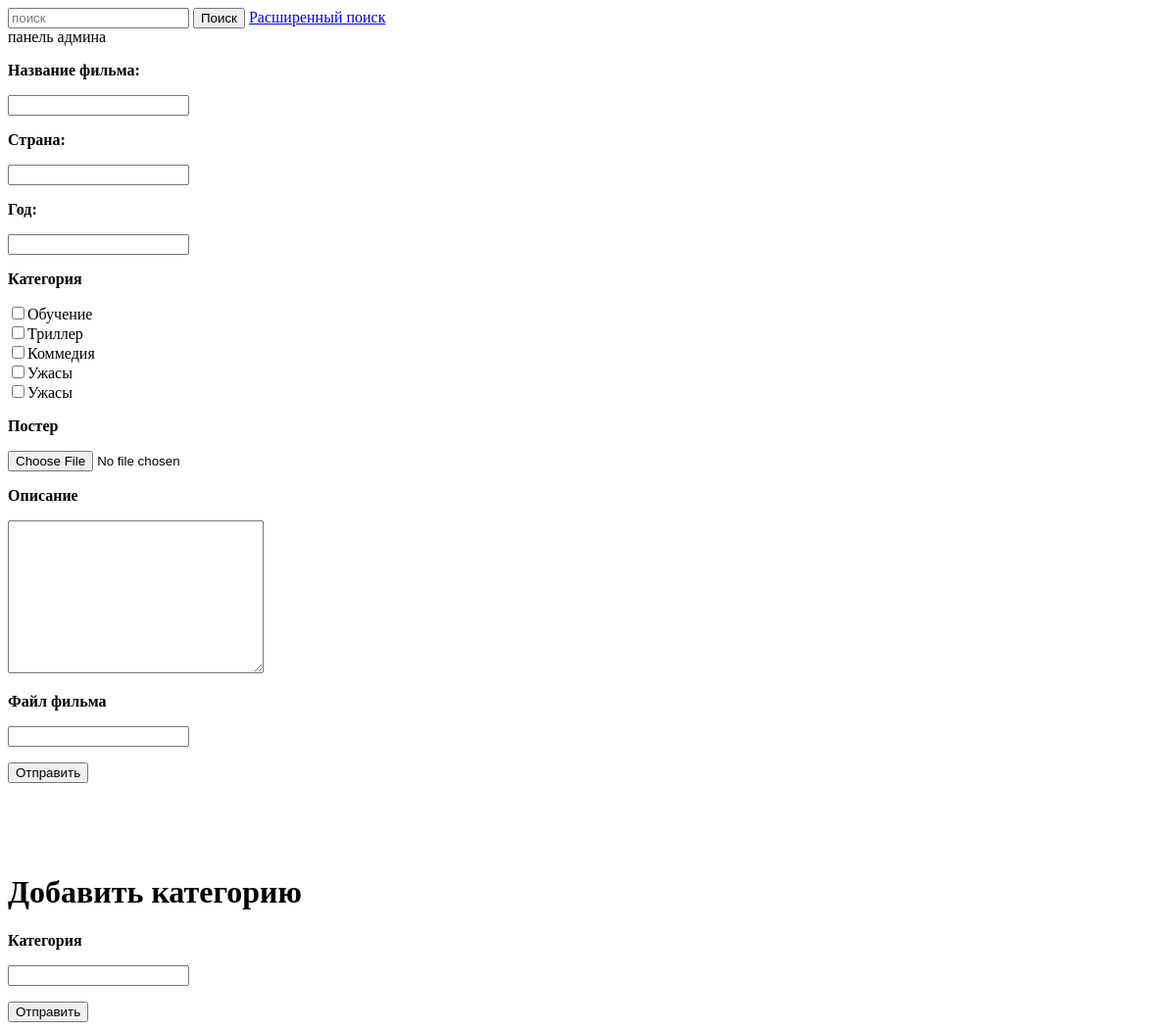
Page /superuser.php (signed in) on the committed database.
### tables this page shows
CREATE TABLE IF NOT EXISTS `categorys` (
  `id` int(11) NOT NULL AUTO_INCREMENT,
  `cname` varchar(60) NOT NULL,
  PRIMARY KEY (`id`),
  KEY `id` (`id`)
);

### superuser.php (the view, shortened to what this page needs)
<?php
	require_once "header.php";
			if ($_SESSION['user_role'] == 'admin' || $_SESSION['user_role'] == 'moder'){
				echo'панель админа';
?>
		<form method="post" enctype="multipart/form-data">
		      	<p>
					<p><strong>Название фильма:</strong></p>
					<input type="text" name = "fname">
				</p>
		      	<p>
					<p><strong>Страна:</strong></p>
					<input type="text" name = "fcountry">
				</p>
		      	<p>
					<p><strong>Год:</strong></p>
					<input type="text" name = "fyear">
				</p>
				<p>
					<p><strong>Категория</strong></p>
					<div class="cat_container">
						<?php
						require_once 'libs/db.php';
						$sql = ("SELECT * FROM categorys");
						$result = $pdo->prepare($sql);
						$result ->execute();
						$cata = $result->fetchAll(PDO::FETCH_ASSOC);
							foreach ($cata as $cata): ?>
								<input type="checkbox" name="<?=$cata['cname']?>" value="<?=$cata['id']?>"><?=$cata['cname']?><Br>
							<?php endforeach;?>
					</div>
				</p>
				<p>
					<p><strong>Постер</strong></p>
					<input type="file" name = "fpostes">
				</p>
				<p>
					<p><strong>Описание</strong></p>
					<textarea name="fabout" id="fabout" cols="30" rows="10"></textarea>
				</p>
				<p>
					<p><strong>Файл фильма</strong></p>
					<input type="text" name = "ffile">
				</p>
	      		<input type="submit" value="Отправить" name = "film_go">
    	</form>
    	<br><br><br><br>
    	<h1>Добавить категорию</h1>
    	<form method="post">
				<p>
					<p><strong>Категория</strong></p>
					<input type="category" name = "new_cat">
				</p>
	      		<input type="submit" value="Отправить" name = "cat_go">
    	</form>
<?php
		}else{
?>
				<script>
					location.replace("http://kin.os:83/index.php");
				</script>
<?php
			}
require_once "footer.php";

### rows in the picture
categorys: cname "Обучение"
categorys: cname "Триллер"
categorys: cname "Коммедия"
categorys: cname "Ужасы"
categorys: cname "Ужасы"
